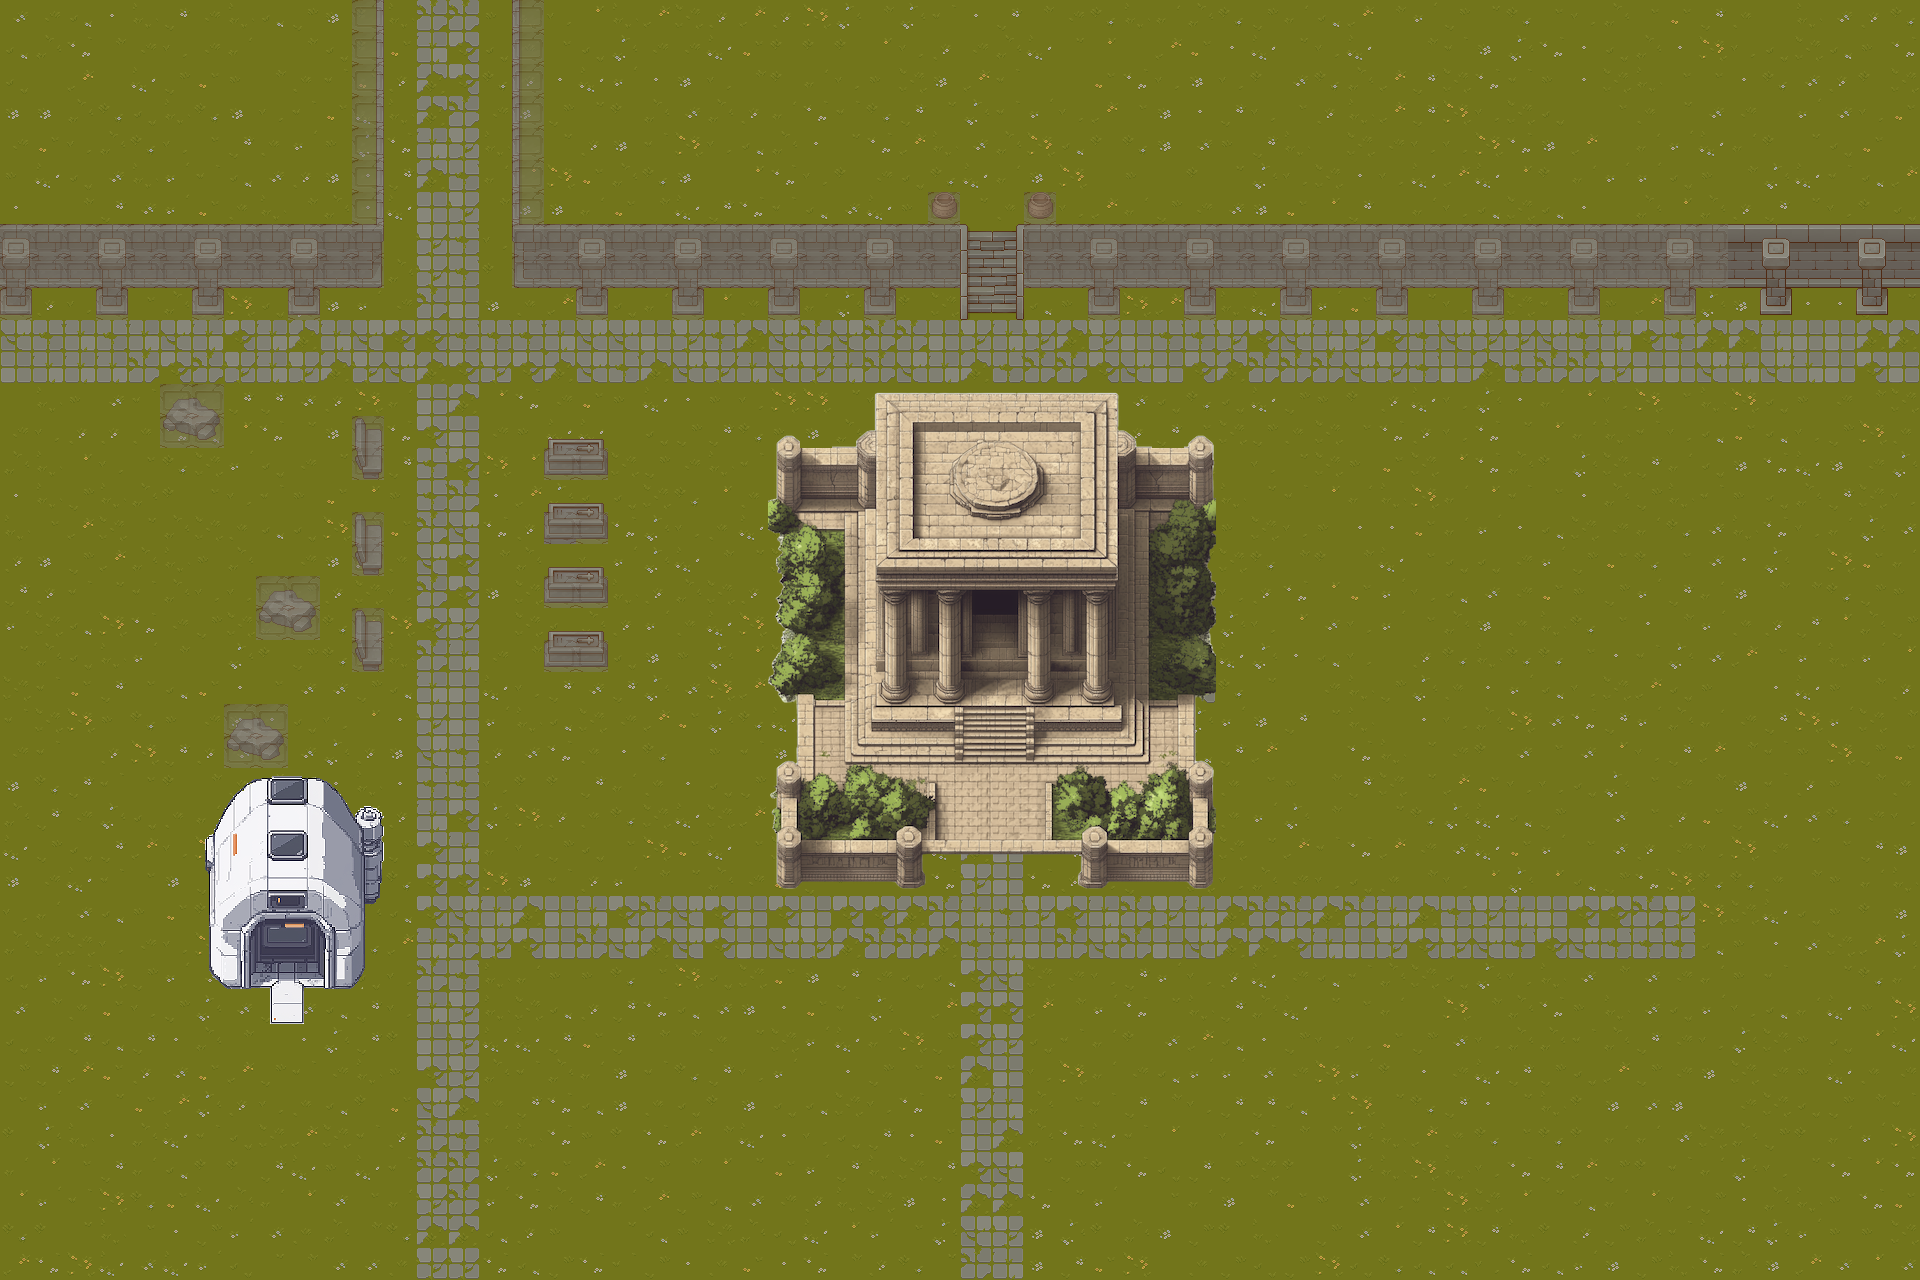

Tiled map render using the project's own tile images. Description and the map definition, with tile-layer contents summarised, below:
An orthogonal 60x40 tile map with 32x32 px tiles, 5 tile layers (ground, background, walls, props, ...), 1 hidden layer not drawn, 6 tilesets and 7 objects (portal, temple, first_trigger, guard:stand1, guard:stand2).

<map version="1.10" tiledversion="1.11.2" orientation="orthogonal" renderorder="right-down" width="60" height="40" tilewidth="32" tileheight="32" infinite="0" nextlayerid="12" nextobjectid="13">
 <editorsettings>
  <export target="../maps/test1.json" format="json" />
 </editorsettings>
 <tileset firstgid="1" name="tileset-grass" tilewidth="32" tileheight="32" tilecount="64" columns="8">
  <image source="../tilesets/tileset-grass.png" width="256" height="256" />
 </tileset>
 <tileset firstgid="65" name="tileset-wall" tilewidth="32" tileheight="32" tilecount="256" columns="16">
  <image source="../tilesets/tileset-wall.png" width="512" height="512" />
 </tileset>
 <tileset firstgid="321" name="struct" tilewidth="32" tileheight="32" tilecount="256" columns="16">
  <image source="../tilesets/struct.png" width="512" height="512" />
 </tileset>
 <tileset firstgid="577" name="props" tilewidth="32" tileheight="32" tilecount="256" columns="16">
  <image source="../tilesets/props.png" width="512" height="512" />
 </tileset>
 <tileset firstgid="833" name="objects" tilewidth="320" tileheight="480" tilecount="2" columns="0">
  <grid orientation="orthogonal" width="1" height="1" />
  <tile id="0">
   <image source="../objects/blockchain.png" width="320" height="480" />
  </tile>
  <tile id="4">
   <image source="../objects/homepodsharpen.png" width="192" height="258" />
  </tile>
 </tileset>
 <tileset firstgid="838" name="temple1" tilewidth="32" tileheight="32" tilecount="256" columns="16">
  <image source="../tilesets/temple1.png" width="512" height="512" />
 </tileset>
 <layer id="1" name="ground" width="60" height="40">
  <data>[2400 cells, 2400 non-empty, 40 distinct tile ids]</data>
 </layer>
 <layer id="4" name="background" width="60" height="40">
  <data>[2400 cells, 49 non-empty, 49 distinct tile ids]</data>
 </layer>
 <objectgroup id="5" name="static-objects">
  <properties>
   <property name="collision" type="bool" value="true" />
  </properties>
  <object id="7" gid="837" x="571.568" y="1238.91" width="192" height="258" />
 </objectgroup>
 <objectgroup id="6" name="portals">
  <object id="2" name="portal" x="0.649556" y="320.478" width="31.3671" height="62.6562">
   <properties>
    <property name="target" value="FountainScene" />
   </properties>
  </object>
  <object id="6" name="temple" x="959.076" y="586.242" width="82.8521" height="129.3">
   <properties>
    <property name="target" value="TempleScene" />
   </properties>
  </object>
 </objectgroup>
 <layer id="2" name="walls" width="60" height="40">
  <properties>
   <property name="collision" type="bool" value="true" />
  </properties>
  <data>[2400 cells, 123 non-empty, 8 distinct tile ids]</data>
 </layer>
 <layer id="3" name="props" width="60" height="40">
  <properties>
   <property name="collision" type="bool" value="true" />
  </properties>
  <data>[2400 cells, 264 non-empty, 191 distinct tile ids]</data>
 </layer>
 <layer id="7" name="collision" width="60" height="40" opacity="0.5">
  <data>[2400 cells, 153 non-empty, 1 distinct tile ids]</data>
 </layer>
 <objectgroup id="11" name="triggers">
  <object id="11" name="first_trigger" x="418.919" y="450.45" width="59.4595" height="153.153" />
 </objectgroup>
 <objectgroup id="9" name="npc">
  <object id="8" name="guard:stand1" x="256.757" y="354.955" width="28.8288" height="24.3243" />
  <object id="9" name="guard:stand2" x="642.342" y="128.829" width="27.027" height="27.9279" />
  <object id="10" x="-70.2703" y="140.541" />
 </objectgroup>
 <layer id="10" name="paths" width="60" height="40" visible="0">
  <data>[2400 cells, 274 non-empty, 1 distinct tile ids]</data>
 </layer>
</map>
